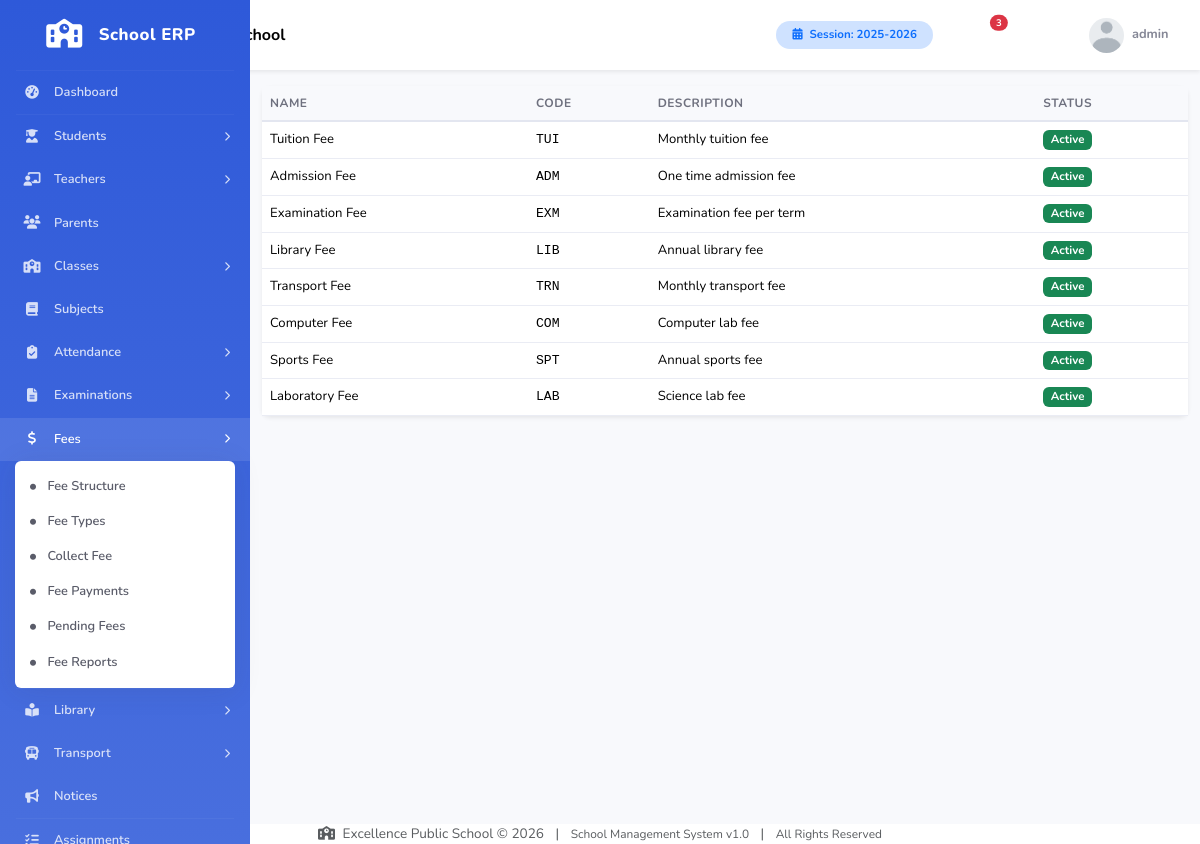
Screenshot of /modules/fees/types.php (signed in) with the database file from the repository.
### tables this page shows
CREATE TABLE IF NOT EXISTS school_info (
    school_id INT(11) NOT NULL AUTO_INCREMENT,
    school_name VARCHAR(255) NOT NULL,
    school_address TEXT,
    school_phone VARCHAR(50),
    school_email VARCHAR(100),
    school_website VARCHAR(100),
    school_logo VARCHAR(255) DEFAULT 'default_logo.png',
    principal_name VARCHAR(100),
    established_year YEAR,
    registration_number VARCHAR(100),
    academic_session VARCHAR(20) DEFAULT '2025-2026',
    session_start_date DATE,
    session_end_date DATE,
    currency_symbol VARCHAR(10) DEFAULT '$',
    timezone VARCHAR(50) DEFAULT 'UTC',
    theme_color VARCHAR(20) DEFAULT '#4e73df',
    sidebar_color VARCHAR(20) DEFAULT '#2e59d9',
    created_at TIMESTAMP DEFAULT CURRENT_TIMESTAMP,
    updated_at TIMESTAMP DEFAULT CURRENT_TIMESTAMP ON UPDATE CURRENT_TIMESTAMP,
    PRIMARY KEY (school_id)
);

CREATE TABLE IF NOT EXISTS fee_types (
    fee_type_id INT(11) NOT NULL AUTO_INCREMENT,
    fee_name VARCHAR(100) NOT NULL,
    fee_code VARCHAR(30),
    description TEXT,
    status TINYINT(1) DEFAULT 1,
    created_at TIMESTAMP DEFAULT CURRENT_TIMESTAMP,
    PRIMARY KEY (fee_type_id)
);

### includes/auth.php (called while the page is built, shortened)
<?php
function getCurrentUserId() {
    return $_SESSION['user_id'] ?? null;
}
function getCurrentUserRole() {
    return $_SESSION['role'] ?? null;
}
function getCurrentUserName() {
    return $_SESSION['username'] ?? 'Guest';
}
?>

### modules/fees/types.php (the view, shortened to what this page needs)
<?php
require_once '../../includes/auth.php';
require_once '../../includes/functions.php';
$types = $conn->query("SELECT * FROM fee_types ORDER BY fee_type_id");
include '../../includes/header.php';
?>
<div id="wrapper">
    <?php include '../../includes/sidebar.php'; ?>
    <div id="content-wrapper" class="d-flex flex-column">
        <?php include '../../includes/navbar.php'; ?>
        <div class="container-fluid py-4">
            <div class="d-sm-flex align-items-center justify-content-between mb-4">
                <h1 class="h3 mb-0 text-gray-800"><i class="fas fa-tags me-2 text-primary"></i>Fee Types</h1>
                <button class="btn btn-primary" data-bs-toggle="modal" data-bs-target="#addModal"><i class="fas fa-plus me-2"></i>Add</button>
            </div>
            <div class="card shadow-sm">
                <div class="card-body p-0">
                    <table class="table table-hover mb-0"><thead><tr><th>Name</th><th>Code</th><th>Description</th><th>Status</th></tr></thead>
                        <tbody><?php while($t=$types->fetch_assoc()): ?><tr><td><?php echo $t['fee_name']; ?></td><td class="font-monospace"><?php echo $t['fee_code']; ?></td><td><?php echo $t['description']; ?></td><td><?php echo getStatusBadge($t['status']?'active':'inactive'); ?></td></tr><?php endwhile; ?></tbody>
                    </table>
                </div>
            </div>
        </div>
    </div>
</div>
 <?php include '../../includes/footer.php'; ?>

### includes/navbar.php (shortened to what this page needs)
<?php
$role = getCurrentUserRole();
$userName = getCurrentUserName();
$notifications = getUnreadNotificationCount(getCurrentUserId());
$school = getSchoolInfo();
$schoolName = $school['school_name'] ?? SITE_NAME;
$profileImg = $_SESSION['profile_image'] ?? 'default.png';
?>
<nav class="navbar navbar-expand-lg navbar-light bg-white topbar shadow-sm fixed-top">
    <div class="container-fluid">
        <button class="btn btn-link rounded-circle me-3" id="sidebarToggle">
            <i class="fas fa-bars"></i>
        </button>
        <a class="navbar-brand d-none d-md-block" href="<?php echo BASE_URL; ?>dashboard.php">
            <i class="fas fa-school me-2 text-primary"></i>
            <span class="fw-bold"><?php echo htmlspecialchars($schoolName); ?></span>
        </a>
        <ul class="navbar-nav ms-auto align-items-center">
            <li class="nav-item d-none d-lg-block me-3">
                <span class="badge bg-primary-subtle text-primary px-3 py-2 rounded-pill">
                    <i class="fas fa-calendar-alt me-1"></i> Session: <?php echo getCurrentSession(); ?>
                </span>
            </li>
            <li class="nav-item dropdown me-3">
                <a class="nav-link position-relative" href="#" id="notificationDropdown" role="button" data-bs-toggle="dropdown" aria-expanded="false">
                    <?php if ($notifications > 0): ?>
                    <span class="position-absolute top-0 start-100 translate-middle badge rounded-pill bg-danger" style="font-size: 0.6rem;">
                        <?php echo $notifications; ?>
                    </span>
                    <?php endif; ?>
                </a>
            </li>
            <li class="nav-item dropdown me-3 d-none d-md-block">
                <a class="nav-link" href="#" id="quickLinksDropdown" role="button" data-bs-toggle="dropdown" aria-expanded="false">
                </a>
            </li>
            <li class="nav-item dropdown">
                <a class="nav-link dropdown-toggle d-flex align-items-center" href="#" id="userDropdown" role="button" data-bs-toggle="dropdown" aria-expanded="false">
                    <img class="rounded-circle me-2" src="<?php echo BASE_URL; ?>assets/uploads/<?php echo ($role == 'teacher' ? 'teachers' : ($role == 'student' ? 'students' : 'logos')); ?>/<?php echo $profileImg; ?>"
                         alt="Profile" style="width:35px;height:35px;object-fit:cover;"
                         onerror="this.src='<?php echo BASE_URL; ?>assets/images/default-user.png'">
                    <span class="d-none d-lg-inline small fw-bold text-gray-600"><?php echo htmlspecialchars($userName); ?></span>
                </a>
            </li>
        </ul>
    </div>
</nav>

### includes/functions.php (shortened to what this page needs)
<?php
require_once __DIR__ . '/../config/database.php';
function getCurrentSession() {
    global $conn;
    $result = $conn->query("SELECT academic_session FROM school_info LIMIT 1");
    if ($result && $result->num_rows > 0) {
        return $result->fetch_assoc()['academic_session'];
    }
    return date('Y') . '-' . (date('Y') + 1);
}
function getSchoolInfo() {
    global $conn;
    $result = $conn->query("SELECT * FROM school_info LIMIT 1");
    if ($result && $result->num_rows > 0) {
        return $result->fetch_assoc();
    }
    return null;
}
function getUnreadNotificationCount($user_id) {
    global $conn;
    $stmt = $conn->prepare("SELECT COUNT(*) as count FROM notifications WHERE user_id = ? AND is_read = 0");
    $stmt->bind_param("i", $user_id);
    $stmt->execute();
    return $stmt->get_result()->fetch_assoc()['count'] ?? 0;
}
function getStatusBadge($status) {
    $badges = [
        'active' => 'badge bg-success',
        'inactive' => 'badge bg-secondary',
        'Present' => 'badge bg-success',
        'Absent' => 'badge bg-danger',
        'Late' => 'badge bg-warning',
        'Half Day' => 'badge bg-info',
        'On Leave' => 'badge bg-primary',
        'Paid' => 'badge bg-success',
        'Unpaid' => 'badge bg-danger',
        'Partial' => 'badge bg-warning',
        'Overdue' => 'badge bg-danger',
        'Pass' => 'badge bg-success',
        'Fail' => 'badge bg-danger',
        'Pending' => 'badge bg-warning',
        'Published' => 'badge bg-success',
        'Draft' => 'badge bg-secondary',
        'Closed' => 'badge bg-dark',
        'graduated' => 'badge bg-info',
        'transferred' => 'badge bg-primary',
        'suspended' => 'badge bg-danger'
    ];
    $class = $badges[$status] ?? 'badge bg-secondary';
    return '<span class="' . $class . '">' . ucfirst($status) . '</span>';
}
?>

### includes/footer.php (shortened to what this page needs)
<?php
$school = getSchoolInfo();
$schoolName = $school['school_name'] ?? SITE_NAME;
$year = date('Y');
?>
            <footer class="sticky-footer bg-white mt-4">
                <div class="container my-auto">
                    <div class="copyright text-center my-auto">
                        <span class="text-muted">
                            <i class="fas fa-school me-1"></i>
                            <?php echo htmlspecialchars($schoolName); ?> &copy; <?php echo $year; ?>
                            <span class="mx-2">|</span>
                            <span class="small">School Management System v<?php echo VERSION; ?></span>
                            <span class="mx-2">|</span>
                            <span class="small">All Rights Reserved</span>
                        </span>
                    </div>
                </div>
            </footer>
</body>
</html>

### assets/css/style.css (style rules this page uses)
* { margin: 0; padding: 0; box-sizing: border-box; }
body { font-family: 'Nunito', sans-serif; font-size: 0.85rem; color: #5a5c69; background-color: #f8f9fc; overflow-x: hidden; }
h1, h2, h3, h4, h5, h6 { font-family: 'Nunito', sans-serif; font-weight: 700; color: #4e5154; }
.text-gray-600 { color: #858796 !important; }
.text-gray-800 { color: #5a5c69 !important; }
#wrapper { display: flex; width: 100%; min-height: 100vh; }
#content-wrapper { flex: 1; margin-left: 250px; transition: all 0.3s ease; }
.nav-item { position: relative; }
.nav-item .nav-link { color: rgba(255,255,255,0.8); padding: 12px 20px; font-weight: 600; display: flex; align-items: center; transition: all 0.2s; }
.nav-item .nav-link span { font-size: 0.8rem; }
.topbar { height: 70px; box-shadow: 0 0.15rem 1.75rem rgba(58,59,69,0.1); z-index: 999; }
#sidebarToggle { color: #858796; font-size: 1.1rem; padding: 8px 12px; transition: all 0.2s; }
.navbar-brand { font-size: 1rem; font-weight: 800; }
.card { border: none; border-radius: 8px; box-shadow: 0 0.15rem 1.75rem rgba(58,59,69,0.05); transition: all 0.2s; }
.table { font-size: 0.82rem; color: #5a5c69; }
.table thead th { background: #f8f9fc; border-bottom: 2px solid #e3e6f0; font-weight: 700; font-size: 0.75rem; text-transform: uppercase; letter-spacing: 0.5px; color: #6e707e; white-space: nowrap; }
.table tbody td { vertical-align: middle; border-bottom: 1px solid #eaecf4; }
.btn { font-size: 0.85rem; font-weight: 600; padding: 0.5rem 1rem; border-radius: 6px; transition: all 0.2s; }
.btn-primary { background: var(--primary-color, #4e73df); border-color: var(--primary-color, #4e73df); }
.badge { font-size: 0.72rem; font-weight: 700; padding: 0.35em 0.65em; border-radius: 6px; }
.card { animation: fadeIn 0.3s ease; }
.font-monospace { font-family: 'Courier New', monospace; }

### rows the page displays
school_info: school_name "Excellence Public School", academic_session "2025-2026"
fee_types: fee_name "Tuition Fee", fee_code "TUI", description "Monthly tuition fee"
fee_types: fee_name "Admission Fee", fee_code "ADM", description "One time admission fee"
fee_types: fee_name "Examination Fee", fee_code "EXM", description "Examination fee per term"
fee_types: fee_name "Library Fee", fee_code "LIB", description "Annual library fee"
fee_types: fee_name "Transport Fee", fee_code "TRN", description "Monthly transport fee"
fee_types: fee_name "Computer Fee", fee_code "COM", description "Computer lab fee"
fee_types: fee_name "Sports Fee", fee_code "SPT", description "Annual sports fee"
fee_types: fee_name "Laboratory Fee", fee_code "LAB", description "Science lab fee"

### other values shown
$menu['title'] "Dashboard"
$menu['title'] "Students"
$menu['title'] "Teachers"
$menu['title'] "Parents"
$menu['title'] "Classes"
$menu['title'] "Subjects"
$menu['title'] "Attendance"
$menu['title'] "Examinations"
$menu['title'] "Fees"
$sub['title'] "Fee Structure"
$sub['title'] "Fee Types"
$sub['title'] "Collect Fee"
$sub['title'] "Fee Payments"
$sub['title'] "Pending Fees"
$sub['title'] "Fee Reports"
